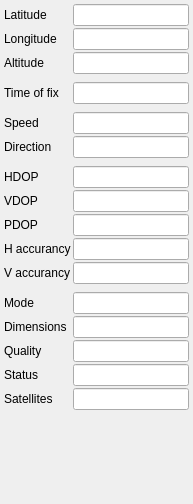
         <widget class="QWidget" name="scrollAreaWidgetContents_2">
          <property name="geometry">
           <rect>
            <x>0</x>
            <y>0</y>
            <width>193</width>
            <height>504</height>
           </rect>
          </property>
          <layout class="QGridLayout" name="gridLayout_2">
           <property name="verticalSpacing">
            <number>2</number>
           </property>
           <property name="margin">
            <number>2</number>
           </property>
           <item row="4" column="0">
            <spacer name="verticalSpacer">
             <property name="orientation">
              <enum>Qt::Vertical</enum>
             </property>
             <property name="sizeHint" stdset="0">
              <size>
               <width>20</width>
               <height>40</height>
              </size>
             </property>
            </spacer>
           </item>
           <item row="2" column="0">
            <layout class="QGridLayout" name="gridLayout_10">
             <property name="margin">
              <number>2</number>
             </property>
             <property name="spacing">
              <number>2</number>
             </property>
             <item row="0" column="1">
              <widget class="QLineEdit" name="mTxtLatitude">
               <property name="toolTip">
                <string>latitude of position fix (degrees)</string>
               </property>
               <property name="readOnly">
                <bool>true</bool>
               </property>
              </widget>
             </item>
             <item row="3" column="1">
              <spacer name="verticalSpacer_2">
               <property name="orientation">
                <enum>Qt::Vertical</enum>
               </property>
               <property name="sizeType">
                <enum>QSizePolicy::Fixed</enum>
               </property>
               <property name="sizeHint" stdset="0">
                <size>
                 <width>20</width>
                 <height>6</height>
                </size>
               </property>
              </spacer>
             </item>
             <item row="1" column="0">
              <widget class="QLabel" name="mLblLongitude">
               <property name="text">
                <string>Longitude</string>
               </property>
              </widget>
             </item>
             <item row="1" column="1">
              <widget class="QLineEdit" name="mTxtLongitude">
               <property name="toolTip">
                <string>longitude of position fix (degrees)</string>
               </property>
               <property name="readOnly">
                <bool>true</bool>
               </property>
              </widget>
             </item>
             <item row="2" column="1">
              <widget class="QLineEdit" name="mTxtAltitude">
               <property name="toolTip">
                <string>antenna altitude with respect to geoid (mean sea level)</string>
               </property>
               <property name="readOnly">
                <bool>true</bool>
               </property>
              </widget>
             </item>
             <item row="2" column="0">
              <widget class="QLabel" name="mLblAltitude">
               <property name="text">
                <string>Altitude</string>
               </property>
              </widget>
             </item>
             <item row="0" column="0">
              <widget class="QLabel" name="mLblLatitude">
               <property name="text">
                <string>Latitude</string>
               </property>
              </widget>
             </item>
             <item row="4" column="0">
              <widget class="QLabel" name="mLblUtcTime">
               <property name="text">
                <string>Time of fix</string>
               </property>
              </widget>
             </item>
             <item row="4" column="1">
              <widget class="QLineEdit" name="mTxtDateTime">
               <property name="toolTip">
                <string>date/time of position fix (UTC)</string>
               </property>
               <property name="text">
                <string/>
               </property>
               <property name="readOnly">
                <bool>true</bool>
               </property>
              </widget>
             </item>
             <item row="8" column="1">
              <spacer name="verticalSpacer_4">
               <property name="orientation">
                <enum>Qt::Vertical</enum>
               </property>
               <property name="sizeType">
                <enum>QSizePolicy::Fixed</enum>
               </property>
               <property name="sizeHint" stdset="0">
                <size>
                 <width>20</width>
                 <height>6</height>
                </size>
               </property>
              </spacer>
             </item>
             <item row="6" column="1">
              <widget class="QLineEdit" name="mTxtSpeed">
               <property name="toolTip">
                <string>speed over ground</string>
               </property>
               <property name="readOnly">
                <bool>true</bool>
               </property>
              </widget>
             </item>
             <item row="6" column="0">
              <widget class="QLabel" name="mLblSpeed">
               <property name="toolTip">
                <string/>
               </property>
               <property name="text">
                <string>Speed</string>
               </property>
              </widget>
             </item>
             <item row="7" column="1">
              <widget class="QLineEdit" name="mTxtDirection">
               <property name="toolTip">
                <string>track direction (degrees)</string>
               </property>
               <property name="readOnly">
                <bool>true</bool>
               </property>
              </widget>
             </item>
             <item row="7" column="0">
              <widget class="QLabel" name="mLblDirection">
               <property name="toolTip">
                <string/>
               </property>
               <property name="text">
                <string>Direction</string>
               </property>
              </widget>
             </item>
             <item row="5" column="1">
              <spacer name="verticalSpacer_5">
               <property name="orientation">
                <enum>Qt::Vertical</enum>
               </property>
               <property name="sizeType">
                <enum>QSizePolicy::Fixed</enum>
               </property>
               <property name="sizeHint" stdset="0">
                <size>
                 <width>20</width>
                 <height>6</height>
                </size>
               </property>
              </spacer>
             </item>
             <item row="9" column="1">
              <widget class="QLineEdit" name="mTxtHdop">
               <property name="toolTip">
                <string>Horizontal Dilution of Precision</string>
               </property>
               <property name="readOnly">
                <bool>true</bool>
               </property>
              </widget>
             </item>
             <item row="9" column="0">
              <widget class="QLabel" name="mLblHdop">
               <property name="text">
                <string>HDOP</string>
               </property>
              </widget>
             </item>
             <item row="10" column="1">
              <widget class="QLineEdit" name="mTxtVdop">
               <property name="toolTip">
                <string>Vertical Dilution of Precision</string>
               </property>
               <property name="readOnly">
                <bool>true</bool>
               </property>
              </widget>
             </item>
             <item row="10" column="0">
              <widget class="QLabel" name="mLblVdop">
               <property name="text">
                <string>VDOP</string>
               </property>
              </widget>
             </item>
             <item row="11" column="1">
              <widget class="QLineEdit" name="mTxtPdop">
               <property name="toolTip">
                <string>Position Dilution of Precision</string>
               </property>
               <property name="readOnly">
                <bool>true</bool>
               </property>
              </widget>
             </item>
             <item row="11" column="0">
              <widget class="QLabel" name="mLblPdop">
               <property name="text">
                <string>PDOP</string>
               </property>
              </widget>
             </item>
             <item row="14" column="1">
              <spacer name="verticalSpacer_3">
               <property name="orientation">
                <enum>Qt::Vertical</enum>
               </property>
               <property name="sizeType">
                <enum>QSizePolicy::Fixed</enum>
               </property>
               <property name="sizeHint" stdset="0">
                <size>
                 <width>20</width>
                 <height>6</height>
                </size>
               </property>
              </spacer>
             </item>
             <item row="15" column="1">
              <widget class="QLineEdit" name="mTxtFixMode">
               <property name="toolTip">
                <string>GPS receiver configuration 2D/3D mode: Automatic or Manual</string>
               </property>
               <property name="readOnly">
                <bool>true</bool>
               </property>
              </widget>
             </item>
             <item row="15" column="0">
              <widget class="QLabel" name="mLblFixMode">
               <property name="text">
                <string>Mode</string>
               </property>
              </widget>
             </item>
             <item row="16" column="1">
              <widget class="QLineEdit" name="mTxtFixType">
               <property name="toolTip">
                <string>position fix dimensions: 2D, 3D or No fix</string>
               </property>
               <property name="readOnly">
                <bool>true</bool>
               </property>
              </widget>
             </item>
             <item row="16" column="0">
              <widget class="QLabel" name="mLblFixType">
               <property name="text">
                <string>Dimensions</string>
               </property>
              </widget>
             </item>
             <item row="17" column="1">
              <widget class="QLineEdit" name="mTxtQuality">
               <property name="toolTip">
                <string>quality of the position fix: Differential, Non-differential or No position</string>
               </property>
               <property name="readOnly">
                <bool>true</bool>
               </property>
              </widget>
             </item>
             <item row="17" column="0">
              <widget class="QLabel" name="mLblQuality">
               <property name="text">
                <string>Quality</string>
               </property>
              </widget>
             </item>
             <item row="18" column="1">
              <widget class="QLineEdit" name="mTxtStatus">
               <property name="toolTip">
                <string>position fix status: Valid or Invalid</string>
               </property>
               <property name="readOnly">
                <bool>true</bool>
               </property>
              </widget>
             </item>
             <item row="18" column="0">
              <widget class="QLabel" name="mLblStatus">
               <property name="text">
                <string>Status</string>
               </property>
              </widget>
             </item>
             <item row="19" column="1">
              <widget class="QLineEdit" name="mTxtSatellitesUsed">
               <property name="toolTip">
                <string>number of satellites used in the position fix</string>
               </property>
               <property name="readOnly">
                <bool>true</bool>
               </property>
              </widget>
             </item>
             <item row="19" column="0">
              <widget class="QLabel" name="mLblSatellitesUsed">
               <property name="text">
                <string>Satellites</string>
               </property>
              </widget>
             </item>
             <item row="12" column="1">
              <widget class="QLineEdit" name="mTxtHacc"/>
             </item>
             <item row="13" column="1">
              <widget class="QLineEdit" name="mTxtVacc"/>
             </item>
             <item row="12" column="0">
              <widget class="QLabel" name="mLblHacc">
               <property name="text">
                <string>H accurancy</string>
               </property>
              </widget>
             </item>
             <item row="13" column="0">
              <widget class="QLabel" name="mLblVacc">
               <property name="text">
                <string>V accurancy</string>
               </property>
              </widget>
             </item>
            </layout>
           </item>
          </layout>
         </widget>
